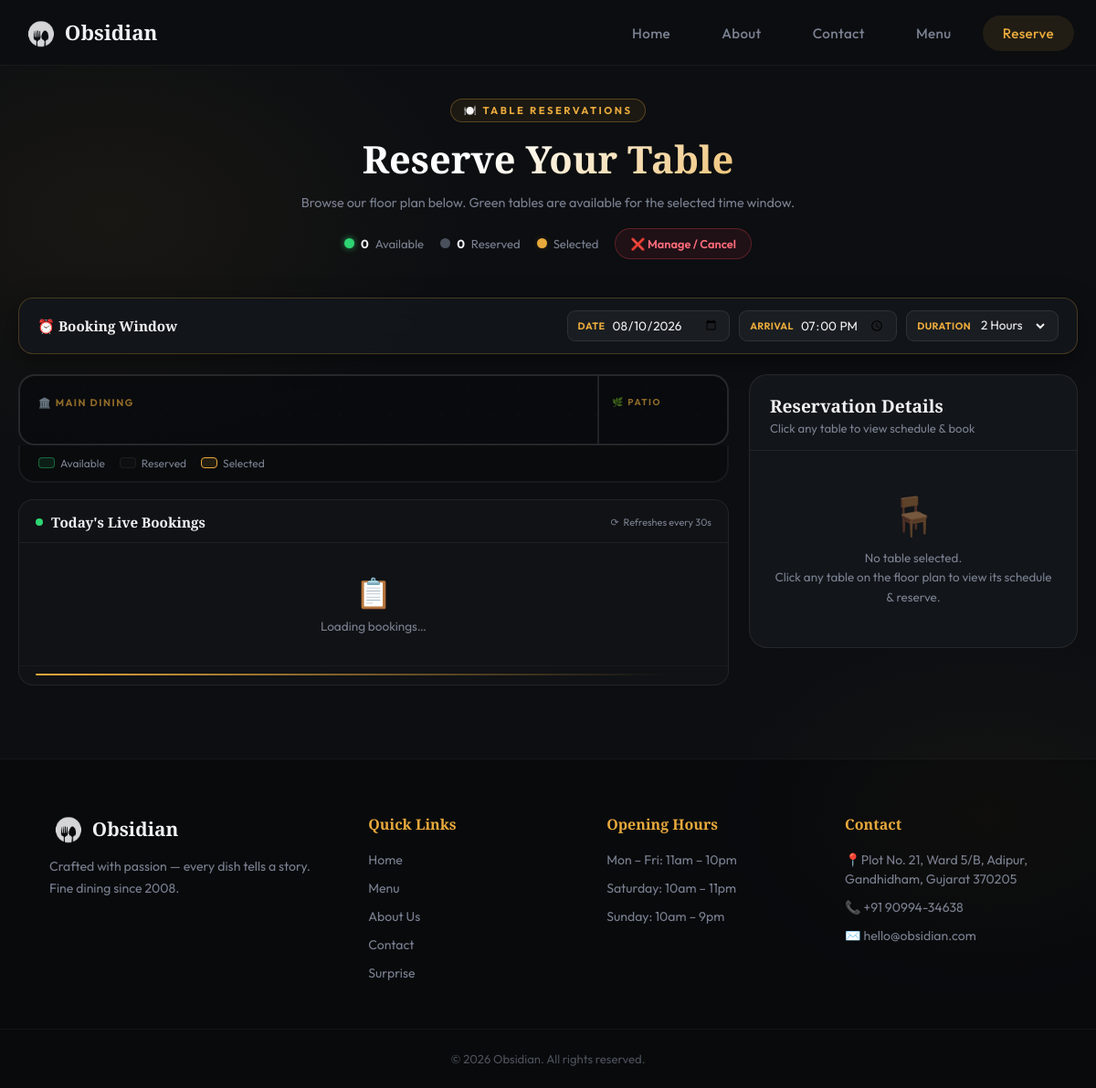
Before: /Frontend/reservations.php with the older database file.
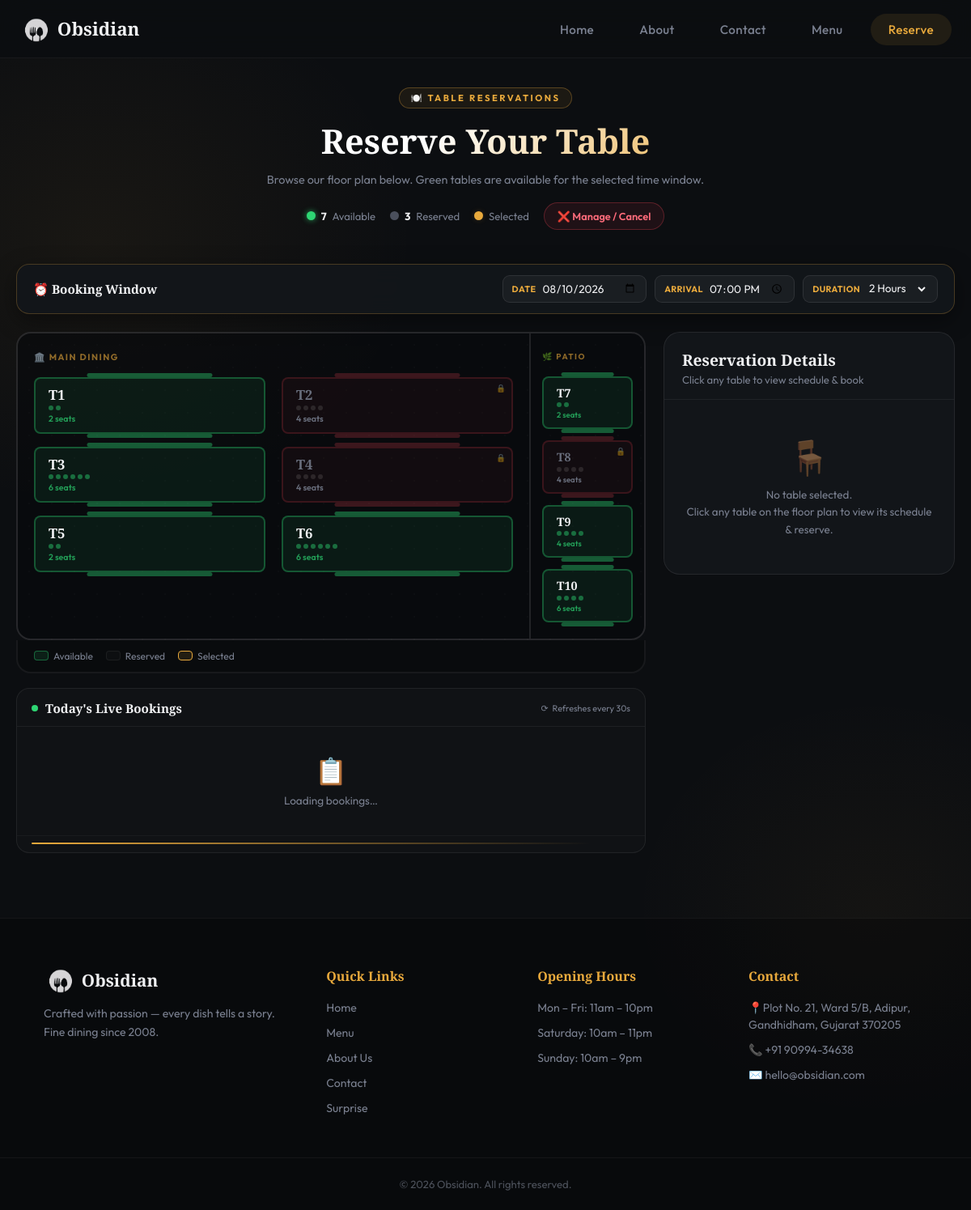
After: the same page with the newer database file.
### tables this page shows
CREATE TABLE IF NOT EXISTS `tables` (
    id       INT AUTO_INCREMENT PRIMARY KEY,
    name     VARCHAR(30)  NOT NULL,
    zone     ENUM('Main','Patio') NOT NULL,
    capacity TINYINT UNSIGNED NOT NULL,
    status   ENUM('FREE','RESERVED') NOT NULL DEFAULT 'FREE',
    x        TINYINT UNSIGNED NOT NULL,
    y        TINYINT UNSIGNED NOT NULL
);

### Frontend/reservations.php (the view, shortened to what this page needs)
<?php
require_once '../includes/db.php';
$tables       = $pdo->query("SELECT id, name, zone, capacity, status, x, y FROM `tables` ORDER BY zone, id")->fetchAll();
$main_tables  = array_values(array_filter($tables, fn($t) => $t['zone'] === 'Main'));
$patio_tables = array_values(array_filter($tables, fn($t) => $t['zone'] === 'Patio'));
$free_count   = count(array_filter($tables, fn($t) => $t['status'] === 'FREE'));
$reserved_count = count($tables) - $free_count;
?>
<!DOCTYPE html>
<html lang="en">
<head>
    <link rel="stylesheet" href="../css/style.css?v=<?= @filemtime(__DIR__ . '/../css/style.css') ?>">
</head>
<body>
<?php $current_page = 'reservations.php'; require_once '../includes/header.php'; ?>
<div class="res-hero">
    <span class="res-hero-kicker">🍽️ Table Reservations</span>
    <h1>Reserve Your Table</h1>
    <p>Browse our floor plan below. Green tables are available for the selected time window.</p>
    <div class="res-stats-bar">
        <div class="res-legend-dot"><span class="dot dot-free"></span><strong id="stat-free"><?= $free_count ?></strong> Available</div>
        <div class="res-legend-dot"><span class="dot dot-reserved"></span><strong id="stat-reserved"><?= $reserved_count ?></strong> Reserved</div>
        <div class="res-legend-dot"><span class="dot dot-selected"></span> Selected</div>
        <button class="btn-cancel-trigger" onclick="openModal('modal-cancel')">❌ Manage / Cancel</button>
    </div>
</div>
<div class="slot-bar-wrap">
    <div class="slot-bar">
        <div class="slot-title">⏰ Booking Window</div>
        <div class="slot-inputs">
            <div class="slot-field">
                <label for="slot-date">Date</label>
                <input type="date" id="slot-date" value="<?= date('Y-m-d') ?>" min="<?= date('Y-m-d') ?>">
            </div>
            <div class="slot-field">
                <label for="slot-time">Arrival</label>
                <input type="time" id="slot-time" value="19:00" min="10:00" max="23:00" step="900"
                    style="background:transparent;border:none;color:var(--text);font-family:var(--font-body);font-size:0.85rem;outline:none;cursor:pointer;">
            </div>
            <div class="slot-field">
                <label for="slot-dur">Duration</label>
                <select id="slot-dur">
                    <option value="2" selected>2 Hours</option>
                </select>
            </div>
        </div>
    </div>
</div>
<div class="res-outer">
    <div class="floor-plan">
        <div class="floor-rooms">
            <div class="room-main">
                <div class="room-label">🏛️ Main Dining</div>
                <div class="main-table-grid" id="zone-main">
                    <?php foreach ($main_tables as $t): ?>
                    <?php $cls = strtolower($t['status']); $tid = (int)$t['id']; $cap = (int)$t['capacity']; ?>
                    <div class="res-table <?= $cls ?>"
                         id="table-<?= $tid ?>"
                         data-id="<?= $tid ?>"
                         data-name="<?= htmlspecialchars($t['name']) ?>"
                         data-zone="Main"
                         data-capacity="<?= $cap ?>"
                         data-status="<?= $cls ?>"
                         <?= $cls === 'reserved' ? 'aria-disabled="true"' : 'tabindex="0" role="button"' ?>>
                        <?php if ($cls === 'reserved'): ?><span class="lock-icon">🔒</span><?php endif; ?>
                        <span class="table-num"><?= htmlspecialchars($t['name']) ?></span>
                        <div class="seat-row">
                            <?php for ($i = 0; $i < min($cap, 6); $i++): ?><span class="s-dot"></span><?php endfor; ?>
                        </div>
                        <span class="table-cap"><?= $cap ?> seats</span>
                    </div>
                    <?php endforeach; ?>
                </div>
            </div>
            <div class="room-patio">
                <div class="room-label" style="font-size:0.62rem;">🌿 Patio</div>
                <div class="patio-table-col" id="zone-patio">
                    <?php foreach ($patio_tables as $t): ?>
                    <?php $cls = strtolower($t['status']); $tid = (int)$t['id']; $cap = (int)$t['capacity']; ?>
                    <div class="res-table <?= $cls ?>"
                         id="table-<?= $tid ?>"
                         data-id="<?= $tid ?>"
                         data-name="<?= htmlspecialchars($t['name']) ?>"
                         data-zone="Patio"
                         data-capacity="<?= $cap ?>"
                         data-status="<?= $cls ?>"
                         <?= $cls === 'reserved' ? 'aria-disabled="true"' : 'tabindex="0" role="button"' ?>>
                        <?php if ($cls === 'reserved'): ?><span class="lock-icon">🔒</span><?php endif; ?>
                        <span class="table-num" style="font-size:0.9rem;"><?= htmlspecialchars($t['name']) ?></span>
                        <div class="seat-row">
                            <?php for ($i = 0; $i < min($cap, 4); $i++): ?><span class="s-dot"></span><?php endfor; ?>
                        </div>
                        <span class="table-cap" style="font-size:0.6rem;"><?= $cap ?> seats</span>
                    </div>
                    <?php endforeach; ?>
                </div>
            </div>
        </div>
        <div class="floor-legend">
            <div class="legend-item"><span class="leg-box free"></span> Available</div>
            <div class="legend-item"><span class="leg-box reserved"></span> Reserved</div>
            <div class="legend-item"><span class="leg-box selected"></span> Selected</div>
        </div>
        <div class="live-bookings" id="live-bookings-panel">
            <div class="live-bookings-hdr">
                <div class="live-hdr-left">
                    <span class="live-dot"></span>
                    <span class="live-hdr-title">Today's Live Bookings</span>
                </div>
                <div class="live-refresh-badge">
                    <span class="refresh-spin" id="refresh-spin">⟳</span>
                    Refreshes every 30s
                </div>
            </div>
            <div class="live-bookings-body" id="live-body">
                <div class="live-empty"><span>📋</span>Loading bookings…</div>
            </div>
            <div class="live-countdown" id="live-countdown">
                <div id="live-timer-bar" style="width:100%;"></div>
            </div>
        </div>
    </div>
    <aside class="res-sidebar" id="res-sidebar">
        <div class="res-sidebar-hdr">
            <h2>Reservation Details</h2>
            <p>Click any table to view schedule & book</p>
        </div>
        <div class="res-sidebar-empty" id="sidebar-empty">
            <span class="empty-ico">🪑</span>
            <p>No table selected.<br>Click any table on the floor plan to view its schedule & reserve.</p>
        </div>
    </aside>
</div>
<?php require_once '../includes/footer.php'; ?>
</body>
</html>

### includes/header.php (shortened to what this page needs)
<?php
$current_page = basename($_SERVER['PHP_SELF']);
?>
<!DOCTYPE html>
<html lang="en">
<head>
    <link rel="stylesheet" href="../css/style.css?v=<?= filemtime(__DIR__ . '/../css/style.css') ?>">
</head>
<body>
    <nav class="main-nav">
        <div class="nav-inner">
            <a href="../index.html" class="nav-logo">
                <img src="../Image_Content/image.svg" alt="Obsidian Logo" class="logo-icon">
                <span class="logo-text">Obsidian</span>
            </a>
            <ul class="nav-links">
                <li><a href="../index.html"
                        class="<?= ($current_page === 'index.php' || $current_page === 'index.html') ? 'active' : '' ?>">Home</a>
                </li>
                <li><a href="../Frontend/about.php"
                        class="<?= $current_page === 'about.php' ? 'active' : '' ?>">About</a></li>
                <li><a href="../Frontend/contact.php"
                        class="<?= $current_page === 'contact.php' ? 'active' : '' ?>">Contact</a></li>
                <li><a href="../Backend/menu.php" class="<?= $current_page === 'menu.php' ? 'active' : '' ?>">Menu
                    </a>
                </li>
                <li><a href="../Frontend/reservations.php"
                        class="<?= $current_page === 'reservations.php' ? 'active' : '' ?>">Reserve</a></li>
            </ul>
        </div>
    </nav>

### includes/footer.php
<footer class="site-footer">
    <div class="footer-inner">
        <div class="footer-col footer-brand">
            <div class="footer-logo">
                <img src="../Image_Content/image.svg" width="100px" height="100px" alt="Obsidian Logo" class="logo-icon">
                <span class="logo-text">Obsidian</span>
            </div>
            <p>Crafted with passion — every dish tells a story. Fine dining since 2008.</p>
        </div>
        <div class="footer-col">
            <h4>Quick Links</h4>
            <ul>
                <li><a href="../index.html">Home</a></li>
                <li><a href="../Backend/menu.php">Menu</a></li>
                <li><a href="../Frontend/about.php">About Us</a></li>
                <li><a href="../Frontend/contact.php">Contact</a></li>
                <li><a href="../Frontend/suprise.html">Surprise</a></li>
            </ul>
        </div>
        <div class="footer-col">
            <h4>Opening Hours</h4>
            <ul>
                <li>Mon – Fri: 11am – 10pm</li>
                <li>Saturday: 10am – 11pm</li>
                <li>Sunday: 10am – 9pm</li>
            </ul>
        </div>
        <div class="footer-col">
            <h4>Contact</h4>
            <ul>
                <li>📍Plot No. 21, Ward 5/B, Adipur,<br>Gandhidham, Gujarat 370205</li>
                <li>📞 +91 90994-34638</li>
                <li>✉️ hello@obsidian.com</li>
            </ul>
        </div>
    </div>
    <div class="footer-bottom">
        <p>&copy; <?= date('Y') ?> Obsidian. All rights reserved.</p>
    </div>
</footer>
</body>
</html>

### css/style.css (style rules this page uses)
:root { --bg: #0c0e11; --surface: #13161b; --card-bg: rgba(255,255,255,0.03); --card-border: rgba(255,255,255,0.07); --gold: #e8a93c; --gold-dark: #c4891e; --gold-glow: rgba(232,169,60,0.18); --gold-10: rgba(232,169,60,0.1); --gold-20: rgba(232,169,60,0.2); --text: #f0f1f3; --muted: #7a8090; --success: #2ed573; --error: #ff4757; --radius-card: 18px; --radius-btn: 10px; --transition: 0.3s cubic-bezier(0.25,0.8,0.25,1); --font-body: 'Outfit', sans-serif; --font-display: 'Playfair Display', serif; --nav-height: 72px; }
*,*::before,*::after { margin:0; padding:0; box-sizing:border-box; }
html { scroll-behavior: smooth; }
body { background-color: var(--bg); color: var(--text); font-family: var(--font-body); min-height: 100vh; background-image: radial-gradient(ellipse 60% 40% at 10% 20%, rgba(232,169,60,0.06) 0%, transparent 55%), radial-gradient(ellipse 50% 35% at 90% 75%, rgba(232,169,60,0.04) 0%, transparent 50%); }
a { color: inherit; text-decoration: none; }
img { max-width: 100%; display: block; }
.main-nav { position: fixed; top: 0; left: 0; right: 0; z-index: 500; background: rgba(12,14,17,0.82); backdrop-filter: blur(20px); -webkit-backdrop-filter: blur(20px); border-bottom: 1px solid rgba(255,255,255,0.05); height: var(--nav-height); }
.nav-inner { max-width: 1200px; margin: 0 auto; padding: 0 24px; height: 100%; display: flex; align-items: center; justify-content: space-between; }
.nav-logo { display: flex; align-items: center; gap: 10px; font-family: var(--font-display); font-size: 1.4rem; font-weight: 700; color: var(--text); transition: color var(--transition); }
.nav-logo .logo-icon { height: 32px; width: auto; }
.nav-links { list-style: none; display: flex; align-items: center; gap: 12px; }
.nav-links a { padding: 10px 22px; border-radius: 50px; font-size: 0.95rem; font-weight: 500; color: var(--muted); transition: var(--transition); letter-spacing: 0.4px; }
.nav-links a.active { color: var(--gold); background: rgba(232,169,60,0.1); }
.site-footer { background: rgba(0,0,0,0.3); border-top: 1px solid rgba(255,255,255,0.05); padding: 60px 0 0; margin-top: 0; }
.footer-inner { max-width: 1140px; margin: 0 auto; padding: 0 24px; display: grid; grid-template-columns: 1.4fr 1fr 1fr 1fr; gap: 40px; }
.footer-logo { display: flex; align-items: center; gap: 10px; font-family: var(--font-display); font-size: 1.3rem; font-weight: 700; margin-bottom: 14px; }
.footer-logo .logo-icon { height: 32px; width: auto; }
.footer-brand p { color: var(--muted); font-size: 0.88rem; line-height: 1.7; }
.footer-col h4 { font-family: var(--font-display); font-size: 1rem; color: var(--gold); margin-bottom: 18px; font-weight: 700; }
.footer-col ul { list-style: none; }
.footer-col li { color: var(--muted); font-size: 0.88rem; margin-bottom: 10px; line-height: 1.5; }
.footer-col li a { color: var(--muted); transition: color 0.2s; }
.footer-bottom { border-top: 1px solid rgba(255,255,255,0.05); text-align: center; padding: 24px; margin-top: 40px; }
.footer-bottom p { color: rgba(122,128,144,0.6); font-size: 0.82rem; }

Changed rows visible on the page:
added tables: name "T1", capacity "2", shown under "Reserve Your Table"
added tables: name "T2", capacity "4", status "RESERVED" (drawn), shown under "Reserve Your Table"
added tables: name "T3", capacity "6", shown under "Reserve Your Table"
added tables: name "T4", capacity "4", status "RESERVED" (drawn), shown under "Reserve Your Table"
added tables: name "T5", capacity "2", shown under "Reserve Your Table"
added tables: name "T6", capacity "6", shown under "Reserve Your Table"
added tables: name "T7", capacity "2"
added tables: name "T8", capacity "4", status "RESERVED" (drawn)
added tables: name "T9", capacity "4"
added tables: name "T10", capacity "6"
Other visible differences:
$free_count: "0" → "7"
$reserved_count: "0" → "3"
